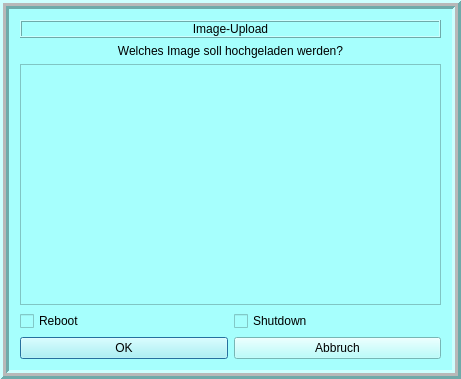
<?xml version="1.0" encoding="UTF-8"?>
<ui version="4.0">
 <class>linboImageUpload</class>
 <widget class="QDialog" name="linboImageUpload">
  <property name="geometry">
   <rect>
    <x>0</x>
    <y>0</y>
    <width>461</width>
    <height>379</height>
   </rect>
  </property>
  <property name="windowTitle">
   <string>Image Auswahl</string>
  </property>
  <property name="styleSheet">
   <string notr="true">background-color: rgb(166, 255, 253);</string>
  </property>
  <property name="modal">
   <bool>true</bool>
  </property>
  <layout class="QHBoxLayout" name="horizontalLayout_3">
   <property name="leftMargin">
    <number>0</number>
   </property>
   <property name="topMargin">
    <number>0</number>
   </property>
   <property name="rightMargin">
    <number>0</number>
   </property>
   <property name="bottomMargin">
    <number>0</number>
   </property>
   <item>
    <widget class="QFrame" name="frame">
     <property name="frameShape">
      <enum>QFrame::Box</enum>
     </property>
     <property name="frameShadow">
      <enum>QFrame::Raised</enum>
     </property>
     <property name="lineWidth">
      <number>3</number>
     </property>
     <property name="midLineWidth">
      <number>3</number>
     </property>
     <layout class="QVBoxLayout" name="verticalLayout">
      <item>
       <widget class="QLabel" name="label">
        <property name="frameShape">
         <enum>QFrame::Box</enum>
        </property>
        <property name="frameShadow">
         <enum>QFrame::Raised</enum>
        </property>
        <property name="text">
         <string>Image-Upload</string>
        </property>
        <property name="alignment">
         <set>Qt::AlignCenter</set>
        </property>
       </widget>
      </item>
      <item>
       <widget class="QLabel" name="OSLabel">
        <property name="text">
         <string>Welches Image soll hochgeladen werden?</string>
        </property>
        <property name="alignment">
         <set>Qt::AlignCenter</set>
        </property>
        <property name="wordWrap">
         <bool>false</bool>
        </property>
       </widget>
      </item>
      <item>
       <widget class="QListWidget" name="listBox"/>
      </item>
      <item>
       <layout class="QHBoxLayout" name="horizontalLayout_2">
        <item>
         <widget class="QCheckBox" name="checkReboot">
          <property name="text">
           <string>Reboot</string>
          </property>
         </widget>
        </item>
        <item>
         <widget class="QCheckBox" name="checkShutdown">
          <property name="text">
           <string>Shutdown</string>
          </property>
         </widget>
        </item>
       </layout>
      </item>
      <item>
       <layout class="QHBoxLayout" name="horizontalLayout">
        <item>
         <widget class="QPushButton" name="okButton">
          <property name="toolTip">
           <string>Lädt das ausgewählte&lt;br&gt;Image auf den Server hoch</string>
          </property>
          <property name="text">
           <string>OK</string>
          </property>
         </widget>
        </item>
        <item>
         <widget class="QPushButton" name="cancelButton">
          <property name="toolTip">
           <string>Abbrechen ohne Hochladen</string>
          </property>
          <property name="text">
           <string>Abbruch</string>
          </property>
         </widget>
        </item>
       </layout>
      </item>
     </layout>
     <zorder>listBox</zorder>
     <zorder>OSLabel</zorder>
     <zorder>label</zorder>
    </widget>
   </item>
  </layout>
 </widget>
 <layoutdefault spacing="6" margin="11"/>
 <pixmapfunction>qPixmapFromMimeSource</pixmapfunction>
 <resources/>
 <connections>
  <connection>
   <sender>cancelButton</sender>
   <signal>clicked()</signal>
   <receiver>linboImageUpload</receiver>
   <slot>reject()</slot>
   <hints>
    <hint type="sourcelabel">
     <x>263</x>
     <y>341</y>
    </hint>
    <hint type="destinationlabel">
     <x>282</x>
     <y>383</y>
    </hint>
   </hints>
  </connection>
 </connections>
</ui>
